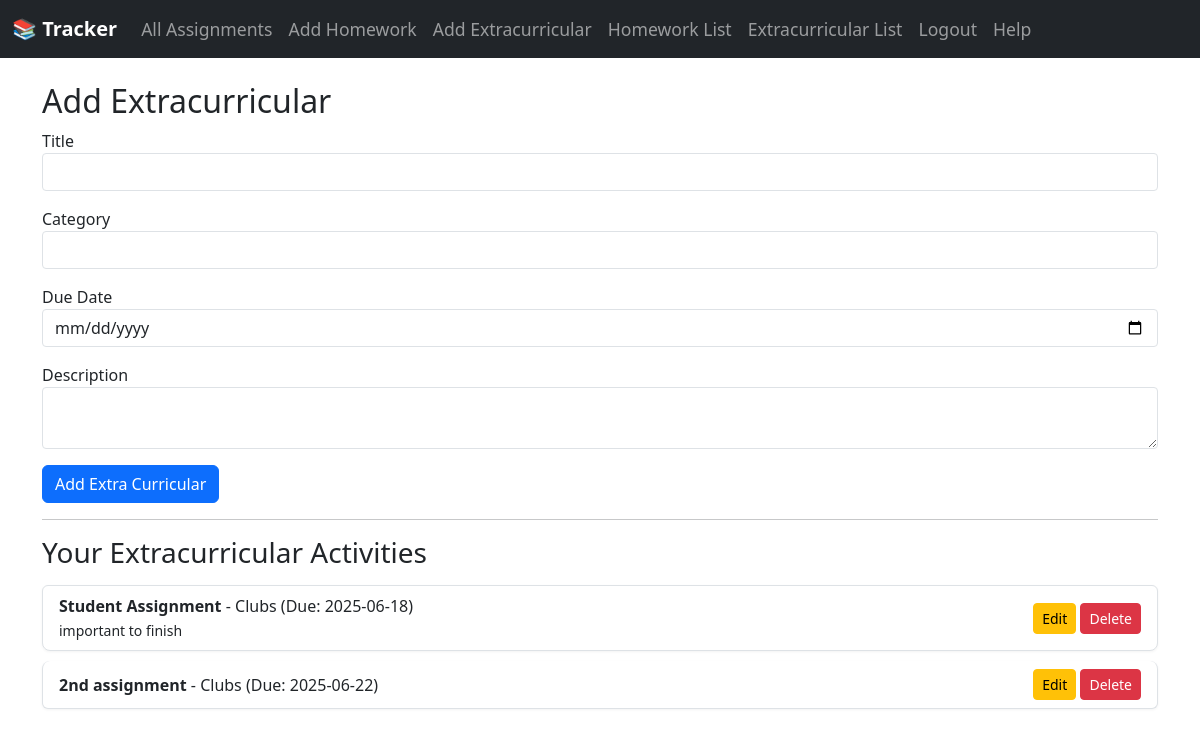
The app's page /extracurricular/add (signed in) with its own data.
### app/models.py (models this page shows)
class Extracurricular(db.Model):
    id = db.Column(db.Integer, primary_key=True)
    title = db.Column(db.String(140), nullable=False)
    category = db.Column(db.String(140), nullable=False)
    due_date = db.Column(db.Date, nullable=False)
    description = db.Column(db.Text, nullable=True)
    timestamp = db.Column(db.DateTime, index=True, default=datetime.utcnow)
    user_id = db.Column(db.Integer, db.ForeignKey('user.id'))

### app/routes/extracurricular_routes.py (the view, shortened to what this page needs)
@extracurricular_bp.route('/extracurricular/add', methods=['GET', 'POST'])
@login_required
def add_extracurricular():
    form = ExtracurricularForm()
    extracurriculars = Extracurricular.query.filter_by(user_id=current_user.id).order_by(Extracurricular.due_date).all()
    return render_template('add_extracurricular.html', form=form, extracurriculars=extracurriculars)

### app/forms.py
class ExtracurricularForm(FlaskForm):
    title = StringField('Title', validators=[DataRequired()])
    category = StringField('Category', validators=[DataRequired()])
    due_date = DateField('Due Date', validators=[DataRequired()])
    description = TextAreaField('Description')
    submit = SubmitField('Add Extra Curricular')

### app/models.py (called while the page is built)
@login_manager.user_loader
def load_user(user_id):
    return User.query.get(int(user_id))

### app/templates/add_extracurricular.html (shortened to what this page needs)
{% extends 'base.html' %}
{% block content %}
<h2>Add Extracurricular</h2>
<form method="POST" action="">
    <div class="mb-3">
        {{ form.title.label }} {{ form.title(class="form-control") }}
    </div>
    <div class="mb-3">
        {{ form.category.label }} {{ form.category(class="form-control") }}
    </div>
    <div class="mb-3">
        {{ form.due_date.label }} {{ form.due_date(class="form-control") }}
    </div>
    <div class="mb-3">
        {{ form.description.label }} {{ form.description(class="form-control") }}
    </div>
    {{ form.submit(class="btn btn-primary") }}
</form>
<hr>
<h3>Your Extracurricular Activities</h3>
{% if extracurriculars %}
    <ul class="list-group mt-3">
    {% for ec in extracurriculars %}
        <li class="list-group-item d-flex justify-content-between align-items-center">
            <div>
                <strong>{{ ec.title }}</strong> - {{ ec.category }} (Due: {{ ec.due_date.strftime('%Y-%m-%d') }})<br>
                <small>{{ ec.description }}</small>
            </div>
            <div>
                <a href="{{ url_for('extracurricular_bp.edit_extracurricular', ec_id=ec.id) }}" class="btn btn-sm btn-warning">Edit</a>
                <form action="{{ url_for('extracurricular_bp.delete_extracurricular', ec_id=ec.id) }}" method="POST" style="display:inline;">
                    <button type="submit" class="btn btn-sm btn-danger">Delete</button>
                </form>
            </div>
        </li>
    {% endfor %}
    </ul>
{% else %}
    <p class="text-muted mt-3">No extracurricular activities added yet.</p>
{% endif %}
{% endblock %}

### app/static/style.css (style rules this page uses)
body { background-color: #f8f9fa; font-family: "Segoe UI", Tahoma, Geneva, Verdana, sans-serif; }
form .form-control, form .form-select { box-shadow: none; border-radius: 0.25rem; }
.btn { border-radius: 0.25rem; font-weight: 500; }
.list-group-item { background-color: #ffffff; border-color: #ddd; margin-bottom: 10px; border-radius: 0.5rem; box-shadow: 0 1px 3px rgba(0,0,0,0.05); }

### records on screen
Extracurricular: title "Student Assignment", category "Clubs", due_date "2025-06-18", description "important to finish"
Extracurricular: title "2nd assignment", category "Clubs", due_date "2025-06-22"
